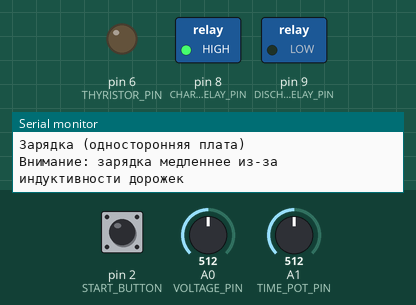
The sketch below on a simulated Arduino Uno, built with avr-gcc and run on an emulated ATmega328P. Parts: switched loads named in the sketch (green lamp = pin HIGH), output pins drawn as LEDs (lit = HIGH), the last lines printed to the serial monitor. Dashed ring = blinking. Inputs (shaded band) come from the test bench; at power-on: pin 2 (START_BUTTON) HIGH, A0 (VOLTAGE_PIN) = 512, A1 (TIME_POT_PIN) = 512.

Above: at 2.5 s.
2.6 s: pin 2 (START_BUTTON) pulled LOW for 0.5 s
At 3.3 s:
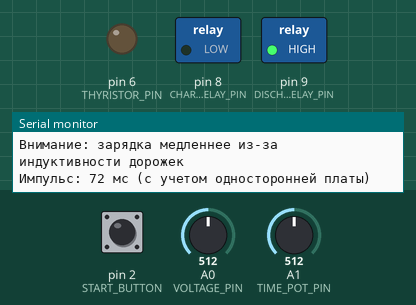
5.6 s: pin 2 (START_BUTTON) pulled LOW for 3.2 s
At 9.3 s:
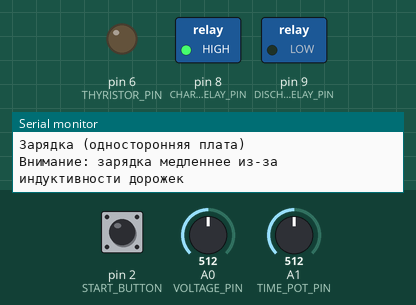
11.8 s: pin 2 (START_BUTTON) pulled LOW for 1 s
At 12.49 s:
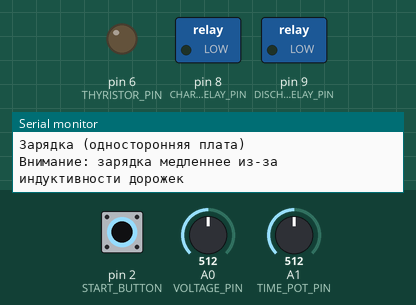
Timing chart, 0 to 14.8 s (numbered marks = the images above; inputs shaded):
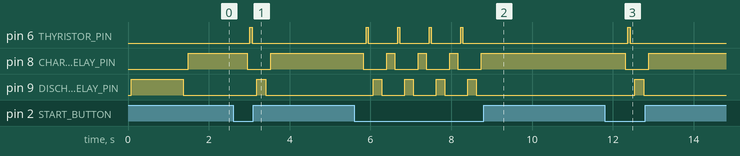

Measured:
- after the input at 2.6 s, pin 6 (THYRISTOR_PIN): LOW → HIGH after 0.42 s, → LOW 0.05 s later; pin 8 (CHARGE_RELAY_PIN): HIGH → LOW after 0.35 s, → HIGH 0.58 s later; pin 9 (DISCHARGE_RELAY_PIN): LOW → HIGH after 0.59 s, → LOW 0.22 s later
- after the input at 5.6 s, pin 6 (THYRISTOR_PIN): alternates HIGH for 0.05 s and LOW for 0.73 s, 8 changes in all, then stays LOW, starting after 0.30 s; pin 8 (CHARGE_RELAY_PIN): alternates HIGH for 0.20 s and LOW for 0.58 s, 8 changes in all, then stays HIGH, starting after 0.23 s
- after the input at 11.8 s, pin 6 (THYRISTOR_PIN): LOW → HIGH after 0.57 s, → LOW 0.05 s later; pin 8 (CHARGE_RELAY_PIN): HIGH → LOW after 0.50 s, → HIGH 0.58 s later; pin 9 (DISCHARGE_RELAY_PIN): LOW → HIGH after 0.75 s, → LOW 0.22 s later

The sketch:

welding_machine.ino
```cpp
/*
 * Установка конденсаторной сварки термопар
 * Односторонняя версия платы
 *
 * Изменения для односторонней платы:
 * - Добавлена калибровка для односторонней разводки
 * - Увеличены временные задержки из-за большей индуктивности
 * - Добавлена диагностика перемычек
 */

// Пин подключения (остаются те же)
#define START_BUTTON 2
#define TIME_POT_PIN A1
#define THYRISTOR_PIN 6
#define CHARGE_RELAY_PIN 8
#define DISCHARGE_RELAY_PIN 9
#define VOLTAGE_PIN A0

// Параметры для односторонней платы
#define SINGLE_LAYER_DELAY 20  // Дополнительная задержка для односторонней разводки (мс)
#define MAX_VOLTAGE 50.0
#define MIN_VOLTAGE 12.0       // Увеличено из-за потерь в дорожках

// Коэффициент делителя для односторонней платы (может отличаться из-за разводки)
const float VOLTAGE_DIVIDER_RATIO = 10.8;  // Скорректировано

void setup() {
  Serial.begin(9600);
  Serial.println("Установка конденсаторной сварки (односторонняя плата)");
  Serial.println("Версия 2.0 - Single Layer PCB");

  pinMode(START_BUTTON, INPUT_PULLUP);
  pinMode(THYRISTOR_PIN, OUTPUT);
  pinMode(CHARGE_RELAY_PIN, OUTPUT);
  pinMode(DISCHARGE_RELAY_PIN, OUTPUT);

  // Начальное состояние
  digitalWrite(THYRISTOR_PIN, LOW);
  digitalWrite(CHARGE_RELAY_PIN, LOW);
  digitalWrite(DISCHARGE_RELAY_PIN, HIGH);

  // Диагностика односторонней платы
  Serial.println("Проверка односторонней платы:");
  Serial.println("1. Проверьте все перемычки (JMP1-JMP5)");
  Serial.println("2. Проверьте силовые дорожки (3-5 мм шириной)");
  Serial.println("3. Убедитесь в отсутствии КЗ под перемычками");

  delay(1000);
}

float readVoltageSingleLayer() {
  // Функция чтения напряжения с учетом особенностей односторонней платы
  int rawValue = analogRead(VOLTAGE_PIN);
  float voltage = (rawValue * 5.0 / 1023.0) * VOLTAGE_DIVIDER_RATIO;

  // Коррекция для односторонней платы (потери в дорожках)
  voltage = voltage * 1.02;  // +2% компенсация

  return voltage;
}

void chargeCapacitorsSingleLayer() {
  // Зарядка для односторонней платы с учетом индуктивности
  digitalWrite(DISCHARGE_RELAY_PIN, LOW);
  delay(100 + SINGLE_LAYER_DELAY);  // Увеличенная задержка
  digitalWrite(CHARGE_RELAY_PIN, HIGH);

  Serial.println("Зарядка (односторонняя плата)");
  Serial.println("Внимание: зарядка медленнее из-за индуктивности дорожек");
}

void weldSingleLayer(int durationMs) {
  // Сварка для односторонней платы
  digitalWrite(CHARGE_RELAY_PIN, LOW);
  delay(50 + SINGLE_LAYER_DELAY);

  digitalWrite(THYRISTOR_PIN, HIGH);
  delay(durationMs);
  digitalWrite(THYRISTOR_PIN, LOW);

  // Увеличенная пауза перед разрядом
  delay(100 + SINGLE_LAYER_DELAY);
  digitalWrite(DISCHARGE_RELAY_PIN, HIGH);

  Serial.print("Импульс: ");
  Serial.print(durationMs + SINGLE_LAYER_DELAY);  // Фактическое время
  Serial.println(" мс (с учетом односторонней платы)");
}

void loop() {
  // Основной цикл с учетом односторонней платы

  // Чтение напряжения с калибровкой
  float voltage = readVoltageSingleLayer();

  // Управление зарядкой
  if (voltage < MAX_VOLTAGE && voltage > 5.0) {
    chargeCapacitorsSingleLayer();
  }

  // Проверка кнопки с увеличенной антидребезгом
  if (digitalRead(START_BUTTON) == LOW) {
    delay(100);  // Увеличенная задержка для односторонней платы
    if (digitalRead(START_BUTTON) == LOW && voltage > MIN_VOLTAGE) {
      int pulseTime = map(analogRead(TIME_POT_PIN), 0, 1023, 5, 100);
      weldSingleLayer(pulseTime);
    }
  }

  // Медленный цикл для стабильности
  delay(200);
}
```
